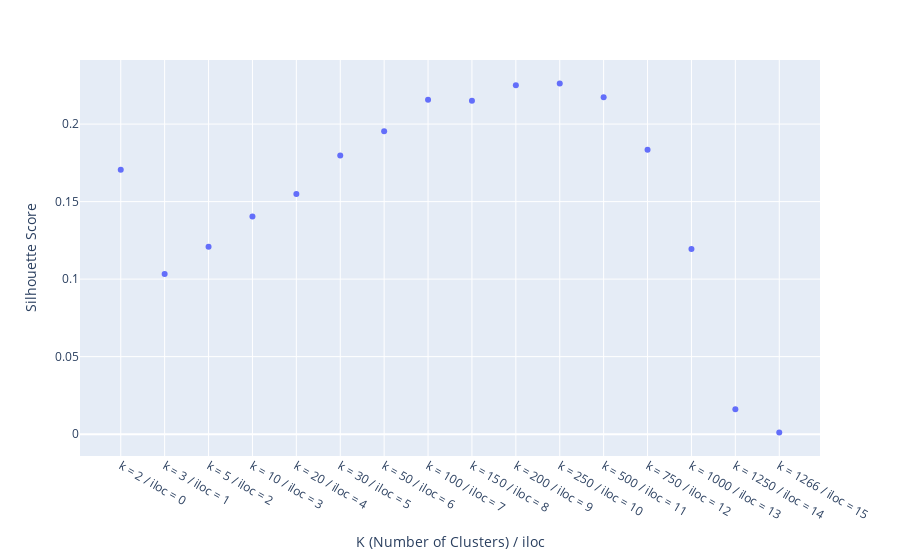

The code cell stored with this chart in its notebook:
### Code cell
kmedoid_grid = run_kmedoid_grid(convert_similarity_to_distance(similarity_matrix_ms2ds), n_groups_list) 
print_kmedoid_grid(kmedoid_grid)
plot_kmedoid_grid(kmedoid_grid)

### Figure 1 — Plotly figure (JSON) as saved in the notebook; plotly's stock layout.template omitted (floating-point values rounded to 4 significant figures)
{"data": [{"hovertemplate": "x=%{x}<br>y=%{y}<extra></extra>", "legendgroup": "", "marker": {"color": "#636efa", "symbol": "circle"}, "mode": "markers", "name": "", "orientation": "v", "showlegend": false, "type": "scatter", "x": ["k = 2 / iloc = 0", "k = 3 / iloc = 1", "k = 5 / iloc = 2", "k = 10 / iloc = 3", "k = 20 / iloc = 4", "k = 30 / iloc = 5", "k = 50 / iloc = 6", "k = 100 / iloc = 7", "k = 150 / iloc = 8", "k = 200 / iloc = 9", "k = 250 / iloc = 10", "k = 500 / iloc = 11", "k = 750 / iloc = 12", "k = 1000 / iloc = 13", "k = 1250 / iloc = 14", "k = 1266 / iloc = 15"], "xaxis": "x", "y": [0.1705, 0.1032, 0.1209, 0.1404, 0.1549, 0.1797, 0.1953, 0.2158, 0.215, 0.2251, 0.2261, 0.2173, 0.1834, 0.1195, 0.01601, 0.00109], "yaxis": "y"}], "layout": {"legend": {"tracegroupgap": 0}, "margin": {"t": 60}, "xaxis": {"anchor": "y", "domain": [0, 1], "title": {"text": "K (Number of Clusters) / iloc"}}, "yaxis": {"anchor": "x", "domain": [0, 1], "title": {"text": "Silhouette Score"}}}}
